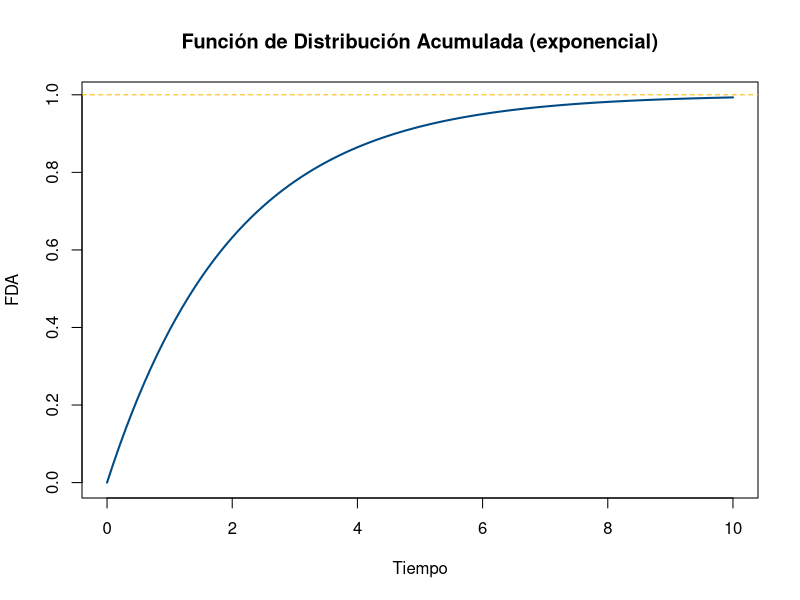

Write R code to recreate this figure.
## ---- chunk 1
tiempo_resistencia <- c(500, 520, 510, 530, 550, 540, 560, 520,
                         500, 580, 590, 600, 610, 620, 630, 640,
                         650, 620, 630, 640, 620, 610, 600, 590,
                         580, 570, 550, 540, 530, 520)

tiempo_ordenado <- sort(tiempo_resistencia)
frecuencia_acumulada <- cumsum(table(factor(tiempo_ordenado, levels = unique(tiempo_ordenado))))
fda <- frecuencia_acumulada / length(tiempo_resistencia)
fda
## ---- chunk 2
#| label: fig-fda-exponencial
#| fig-cap: "FDA teórica de una exponencial con λ=0.5"
lambda <- 0.5
fda_exp <- function(x, lambda) ifelse(x < 0, 0, 1 - exp(-lambda * x))

valores <- seq(0, 10, by = 0.1)
plot(valores, fda_exp(valores, lambda), type = "l", col = "#004B85", lwd = 2,
     xlab = "Tiempo", ylab = "FDA", main = "Función de Distribución Acumulada (exponencial)")
abline(h = 1, col = "#FFB903", lty = 2)
